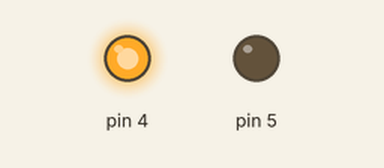
Simulated run of this sketch. Board: Arduino Uno, built with avr-gcc and run on an emulated ATmega328P. On the bench: output pins drawn as LEDs (lit = HIGH).

Above: at 0.1 s.
Timing chart, 0 to 1.6 s (numbered marks = the images above):
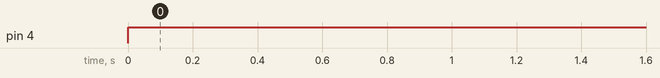

The sketch:

test_lenta.ino
```cpp
void setup() {
  // put your setup code here, to run once:

pinMode(4, OUTPUT);//лента
pinMode(5, OUTPUT);//лента


}

void loop() {
  // put your main code here, to run repeatedly:
digitalWrite(4, HIGH);//ящик отъезжает
     digitalWrite(5, LOW);
     delay(100);
}
```

Measured:
- by itself, pin 4: LOW → HIGH at 0.00 s
